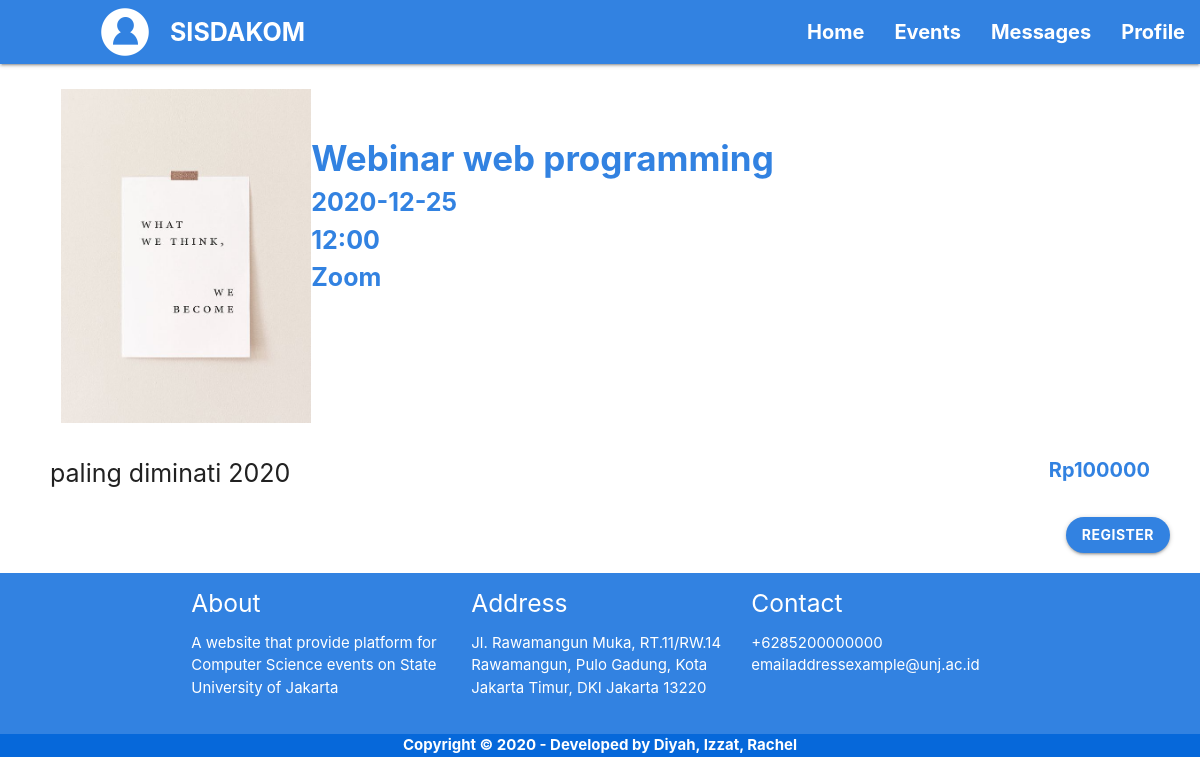
The app's page /templates/user-eventdetail.php?idevent=23 (signed in) with its own data.
### tables this page shows
CREATE TABLE `event` (
  `id_event` int(11) NOT NULL,
  `nama_event` varchar(100) DEFAULT NULL,
  `htm` int(20) DEFAULT NULL,
  `kategori_event` varchar(10) DEFAULT NULL,
  `informasi_event` varchar(200) DEFAULT NULL,
  `tanggal_event` varchar(15) DEFAULT NULL,
  `waktu_event` varchar(6) DEFAULT NULL,
  `tempat_event` varchar(100) DEFAULT NULL,
  `max_partisipan` int(10) DEFAULT NULL,
  `poster_event` varchar(255) DEFAULT NULL,
  `status_event` varchar(10) DEFAULT NULL
);

### templates/user-eventdetail.php (the view, shortened to what this page needs)
<?php
require 'functions2.php';
$idevent = $_GET["idevent"];
$result = mysqli_query($conn, "SELECT * FROM event WHERE id_event = $idevent");
?>
<!DOCTYPE html>
<html lang="en">
<head>
    <link rel="stylesheet" href="../static/css//materialize.css">
</head>
<body class="white">
    <nav class="blue">
        <div class="nav-wrapper">
            <a><img class="first-logo" src="../static/img/profile.png"></a>
            <a href="#" class="brand-logo white-text" style="font-size: 25px;"><b>SISDAKOM</b></a>
            <ul id="nav-mobile" class="right hide-on-med-and-down">
                <li><a href="user-home.php" class="white-text" style="font-size: 20px;"><b>Home</b></a></li>
                <li><a href="user-events.php" class="white-text" style="font-size: 20px;"><b>Events</b></a></li>
                <li><a href="user-message.php" class="white-text" style="font-size: 20px;"><b>Messages</b></a></li>
                <li><a href="user-profile-info.php" class="white-text" style="font-size: 20px;"><b>Profile</b></a></li>
            </ul>
        </div>
    </nav>
    <main class="main">
        <?php while ($row = mysqli_fetch_assoc($result)): ?>
        <div class="row">
            <div class="col s12 l3">
                <img class="image3" src="../static/img/<?= $row['poster_event'];?>">
            </div>
            <div class="col s12 l9">
                <br><br><br>
                <a class="blue-text font1"><b><?= $row['nama_event'];?></b></a>
                <br>
                <a class="blue-text font2"><b><?= $row['tanggal_event'];?></b></a>
                <br>
                <a class="blue-text font2"><b><?= $row['waktu_event'];?></b></a>
                <br>
                <a class="blue-text font2"><b><?= $row['tempat_event'];?></b></a>
            </div>
        </div>
        <div class="row">
                <p class="font2" style="margin-left: 50px;">
                <?= $row['informasi_event'];?>
                <?php if($row['htm'] == '0') {?>
                  <a class="blue-text" style="font-size: 20px; float: right; margin-right: 50px;"><b>Gratis</b></a> <br>
                <?php }else{ ?>
                  <a class="blue-text" style="font-size: 20px; float: right; margin-right: 50px;"><b>Rp<?= $row['htm'] ?></b></a> <br>
                <?php } ?>
                <form action="" method="post">
                  <button class="btn waves-effect waves-light blue white-text right" type="submit" style="margin-right:30px;" name="submit"><b>Register</b>
                </form>
                </p>
        </div>
        <?php endwhile; ?>
    </main>
    <footer class="blue">
        <div class="container">
          <div class="row">
            <div class="col l4 s12">
              <h5 class="white-text">About</h5>
              <p class="white-text">A website that provide platform for Computer Science events on State University of Jakarta</p>
            </div>
            <div class="col l4 s12">
              <h5 class="white-text">Address</h5>
              <p class="white-text">Jl. Rawamangun Muka, RT.11/RW.14 Rawamangun, Pulo Gadung, Kota Jakarta Timur, DKI Jakarta 13220</p>
            </div>
            <div class="col l4 s12">
              <h5 class="white-text">Contact</h5>
              <ul>
                <li><a class="white-text">+6285200000000</a></li>
                <li><a class="white-text">emailaddressexample@unj.ac.id</a></li>
              </ul>
            </div>
          </div>
        </div>
        <div class="footer-copyright indigo">
          <div class="center">
              <a class="white-text"><b>Copyright © 2020 - Developed by Diyah, Izzat, Rachel</b></a>
          </div>
        </div>
    </footer>
</body>
</html>

### records on screen
event: poster_event (picture), nama_event "Webinar web programming", tanggal_event "2020-12-25", waktu_event "12:00", tempat_event "Zoom", informasi_event "paling diminati 2020", htm "100000"
